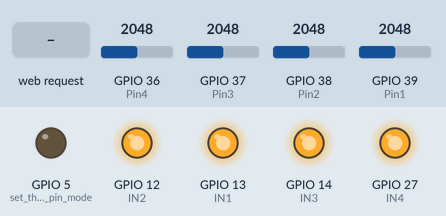
Recording of a sketch running on a simulated ESP32. Parts: output pins drawn as LEDs (lit = HIGH). The test bench sets the inputs (shaded band); at power-on: GPIO 36 (Pin4) = 2048, GPIO 37 (Pin3) = 2048, GPIO 38 (Pin2) = 2048, GPIO 39 (Pin1) = 2048. WiFi joins after 1.5 s; servers stay silent unless stated; what the sketch prints to the serial monitor is not drawn.

Above: at 2.7 s.
2.8 s: HTTP request GET /H received
At 3.6 s:
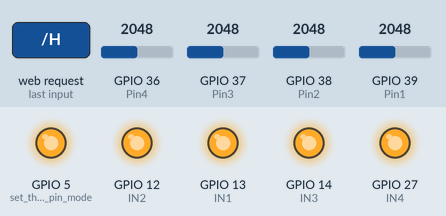
4.3 s: HTTP request GET /L received
At 4.7 s:
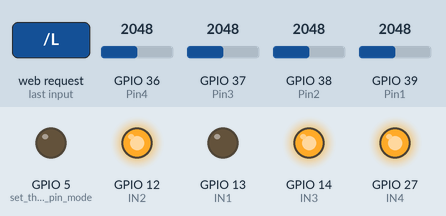
Timing chart, 0 to 7.3 s (numbered marks = the images above; inputs shaded):
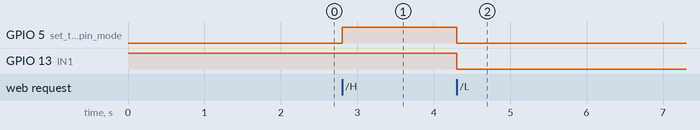

The sketch:

WaterEyes.ino
```cpp
/*
 WiFi Web Server LED Blink

 A simple web server that lets you blink an LED via the web.
 This sketch will print the IP address of your WiFi Shield (once connected)
 to the Serial monitor. From there, you can open that address in a web browser
 to turn on and off the LED on pin 5.

 If the IP address of your shield is yourAddress:
 http://yourAddress/H turns the LED on
 http://yourAddress/L turns it off

 This example is written for a network using WPA encryption. For
 WEP or WPA, change the Wifi.begin() call accordingly.

 Circuit:
 * WiFi shield attached
 * LED attached to pin 5

 created for arduino 25 Nov 2012
 by Tom Igoe

ported for sparkfun esp32
31.01.2017 by Jan Hendrik Berlin

 */

#include <WiFi.h>

const char* ssid     = "The Shire";
const char* password = "LEECINDYCOLINJULIAACTONWILSON";

int IN1 = 13;
int IN2 = 12;
int IN3 = 14;
int IN4 = 27;

int Pin1 = 39;
int Pin2 = 38;
int Pin3 = 37;
int Pin4 = 36;

// Analog input values
float v1 = 0;
float v2 = 0;
float v3 = 0;
float v4 = 0;
float v1_adj = 0;
float v2_adj = 0;
float v3_adj = 0;
float v4_adj = 0;

// Calibration lower and upper bounds
float v1_l = 3509;
float v1_u = 1662;
float v2_l = 3530;
float v2_u = 1675;
float v3_l = 3107;
float v3_u = 2187;
float v4_l = 0;
float v4_u = 4095;

WiFiServer server(80);

void setup()
{
    Serial.begin(115200);
    pinMode(5, OUTPUT);      // set the LED pin mode

    // Set the relay outputs and initiate to high
    pinMode(IN1, OUTPUT);
    pinMode(IN2, OUTPUT);
    pinMode(IN3, OUTPUT);
    pinMode(IN4, OUTPUT);

    digitalWrite(IN1, HIGH);
    digitalWrite(IN2, HIGH);
    digitalWrite(IN3, HIGH);
    digitalWrite(IN4, HIGH);

    pinMode(Pin1, INPUT);
    pinMode(Pin2, INPUT);
    pinMode(Pin3, INPUT);
    pinMode(Pin4, INPUT);


    delay(10);

    // We start by connecting to a WiFi network

    Serial.println();
    Serial.println();
    Serial.print("Connecting to ");
    Serial.println(ssid);

    WiFi.begin(ssid, password);

    while (WiFi.status() != WL_CONNECTED) {
        delay(500);
        Serial.print(".");
    }

    Serial.println("");
    Serial.println("WiFi connected.");
    Serial.println("IP address: ");
    Serial.println(WiFi.localIP());

    server.begin();

}

int v = 0;

void loop(){
 WiFiClient client = server.available();   // listen for incoming clients

  if (client) {                             // if you get a client,
    Serial.println("New Client.");           // print a message out the serial port
    String currentLine = "";                // make a String to hold incoming data from the client
    while (client.connected()) {            // loop while the client's connected

      // Read moisture sensors
      v1 = analogRead(Pin1);
      v2 = analogRead(Pin2);
      v3 = analogRead(Pin3);
      v4 = analogRead(Pin4);

      v1_adj = (v1 - v1_l)/(v1_u - v1_l);
      v2_adj = (v2 - v2_l)/(v2_u - v2_l);
      v3_adj = (v3 - v3_l)/(v3_u - v3_l);
      v4_adj = (v4 - v4_l)/(v4_u - v4_l);

      if (client.available()) {             // if there's bytes to read from the client,
        char c = client.read();             // read a byte, then
        Serial.write(c);                    // print it out the serial monitor
        if (c == '\n') {                    // if the byte is a newline character

          // if the current line is blank, you got two newline characters in a row.
          // that's the end of the client HTTP request, so send a response:
          if (currentLine.length() == 0) {
            // HTTP headers always start with a response code (e.g. HTTP/1.1 200 OK)
            // and a content-type so the client knows what's coming, then a blank line:
            client.println("HTTP/1.1 200 OK");
            client.println("Content-type:text/html");
            client.println();

            // the content of the HTTP response follows the header:
            client.print("<table>");
            client.print("<tr>");
            client.print("<th>");
            client.print("Plant1");
            client.print("</th>");
            client.print("<th>");
            client.print("Plant2");
            client.print("</th>");
            client.print("<th>");
            client.print("Plant3");
            client.print("</th>");
            client.print("<th>");
            client.print("Plant4");
            client.print("</th>");
            client.print("</tr>");
            client.print("<tr>");
            client.print("<td>");
            client.print(v1_adj);
            client.print("</td>");
            client.print("<td>");
            client.print(v2_adj);
            client.print("</td>");
            client.print("<td>");
            client.print(v3_adj);
            client.print("</td>");
            client.print("<td>");
            client.print(v4_adj);
            client.print("</td>");
            client.print("</tr>");
            client.print("</table>");
            client.print("<br>");
            client.print("Click <a href=\"/H\">here</a> to turn the LED on pin 5 on.<br>");
            client.print("Click <a href=\"/L\">here</a> to turn the LED on pin 5 off.<br>");

            // The HTTP response ends with another blank line:
            client.println();
            // break out of the while loop:
            break;
          } else {    // if you got a newline, then clear currentLine:
            currentLine = "";
          }
        } else if (c != '\r') {  // if you got anything else but a carriage return character,
          currentLine += c;      // add it to the end of the currentLine
        }

        // Check to see if the client request was "GET /H" or "GET /L":
        if (currentLine.endsWith("GET /H")) {
          digitalWrite(5, HIGH);               // GET /H turns the LED on
          digitalWrite(IN1, HIGH);               // GET /H turns the LED on
        }
        if (currentLine.endsWith("GET /L")) {
          digitalWrite(5, LOW);                // GET /L turns the LED off
          digitalWrite(IN1, LOW);               // GET /H turns the LED on
        }
      }
    }
    // close the connection:
    client.stop();
    Serial.println("Client Disconnected.");
  }
}
```

Measured:
- after the input at 2.8 s, GPIO 5 (set_the_LED_pin_mode): LOW → HIGH at once
- after the input at 4.3 s, GPIO 5 (set_the_LED_pin_mode), GPIO 13 (IN1): HIGH → LOW at once
